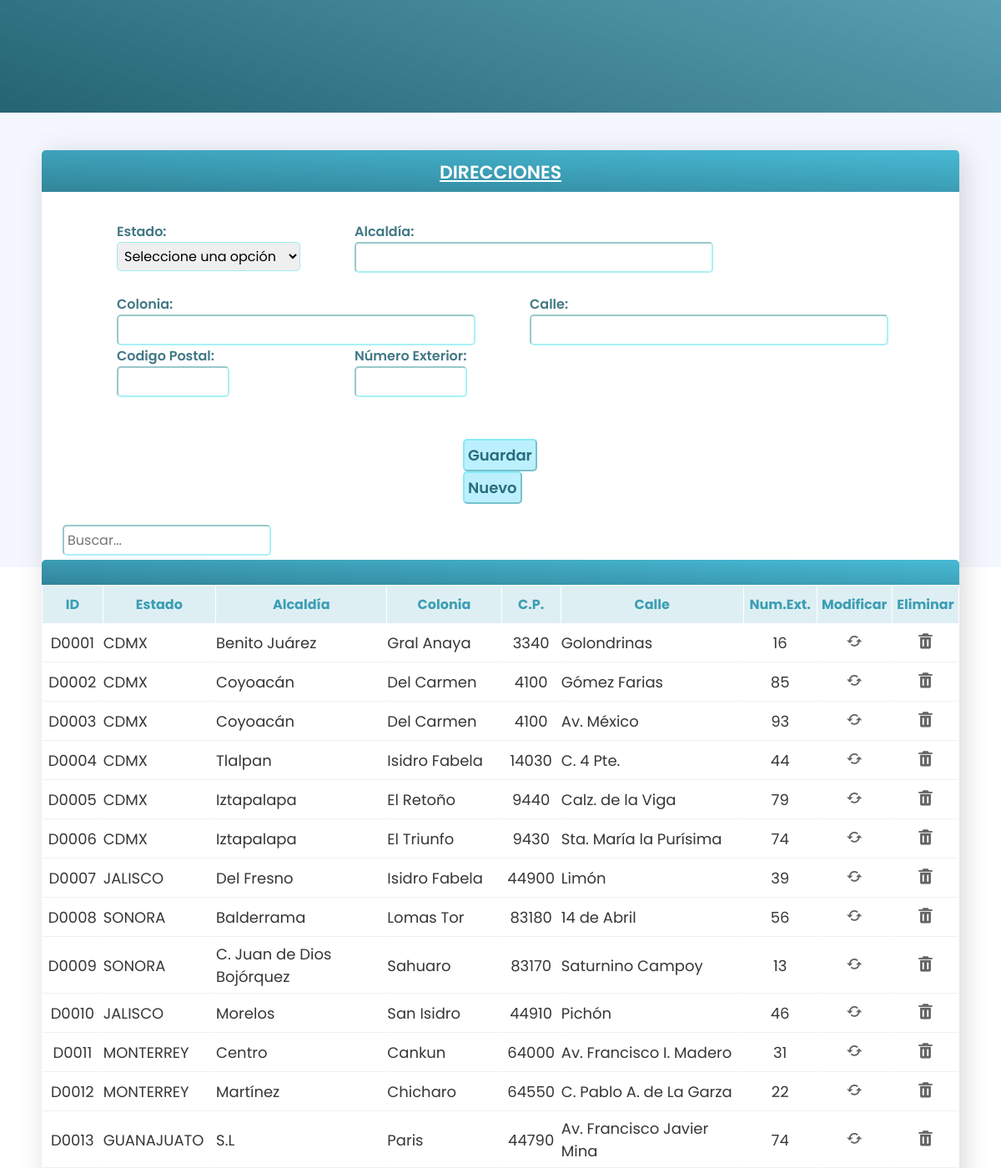
The app's page /Direccion.php (upper part) with its own data.
### tables this page shows
CREATE TABLE `direccion` (
  `direccion_id` varchar(5) NOT NULL,
  `estado_id` varchar(3) NOT NULL,
  `alcaldia` varchar(50) NOT NULL,
  `colonia` varchar(50) NOT NULL,
  `cod_post` varchar(10) NOT NULL,
  `calle` varchar(50) NOT NULL,
  `num_ext` varchar(3) NOT NULL
);

CREATE TABLE `estado` (
  `edo_id` varchar(3) NOT NULL,
  `estado` varchar(50) NOT NULL
);

### Direccion.php (the view, shortened to what this page needs)
<!DOCTYPE html>
<html lang="en">
<head>
    <?php
    $conn = OpenCon();
    $v_Alcaldia  = $_REQUEST['alcaldia_txt'];
    $v_Colonia   = $_REQUEST['colonia_txt'];
    $v_Cp        = $_REQUEST['cp_txt'];
    $v_Calle     = $_REQUEST['calle_txt'];
    $v_NumeroExt = $_REQUEST['numext_txt'];
    function getCampo($sql){
        global $conn;
        $salida = "";
        $stid = mysqli_query($conn, $sql);
        while ($row = mysqli_fetch_assoc($stid)){
            $salida = $row['SALIDA'];
        }
        return $salida;
    }
    ?>
    <link href="https://unpkg.com/boxicons@2.1.1/css/boxicons.min.css" rel="stylesheet">
    <link rel="stylesheet" href="assets/css/style.css">
    <link rel="stylesheet" href="assets/css/gl_alerts.css">
</head>
<body>
    <form name="form1" id="form1" method="post" action="Direccion.php" onSubmit="return checaCampos();">
        <?php include('Menu_principal.php'); ?>
        <section class="body">
            <div class="wrapper-container" style="margin-top: 40px;">
                <div class="placa">
                    <div class="header2">
                        <div class="nombre-sis">
                            DIRECCIONES
                        </div>
                    </div>
                </div>
                <section class="formulario2" style="margin-bottom: 10px;">
                    <br>
                    <div class="container-data" style="min-height: 270px;">
                        <div>
                            <div class="texto-datos" id="area">
                                <div style="display: flex;">
                                    <div style="padding: 0 65px 0 0;">
                                        <p data-name="estado_lst" class="title-form">Estado:</p>
                                        <div class="box">
                                            <select name="estado_lst" id="estado_lst" class="select-form" onChange="light_Title('estado_lst');" style="width: 220px;">
                                                <option value="" selected>Seleccione una opción</option>
                                            </select>
                                        </div>
                                    </div>
                                    <div>
                                        <p data-name="alcaldia_txt" class="title-form">Alcaldía:</p>
                                        <input type="text" name="alcaldia_txt" id="alcaldia_txt" value="<?= $v_Alcaldia ?>" maxlength="50" class="imput-form" style="width: 430px;">
                                    </div>
                                </div>
                                <br>
                                <div style="display: flex;">
                                    <div style="padding: 0 65px 0 0;">
                                        <p data-name="colonia_txt" class="title-form">Colonia:</p>
                                        <input type="text" name="colonia_txt" id="colonia_txt" value="<?= $v_Colonia ?>" maxlength="30" class="imput-form" style="width: 430px;">
                                    </div>
                                    <div>
                                        <p data-name="calle_txt" class="title-form">Calle:</p>
                                        <input type="text" name="calle_txt" id="calle_txt" value="<?= $v_Calle ?>" maxlength="50" class="imput-form" style="width: 430px;">
                                    </div>
                                </div>
                                <div style="display: flex; margin-bottom: 50px;">
                                    <div style="padding: 0 150px 0 0;">
                                        <p data-name="cp_txt" class="title-form">Codigo Postal:</p>
                                        <input type="text" name="cp_txt" id="cp_txt" value="<?= $v_Cp ?>" maxlength="5" class="imput-form" style="width: 135px;" onkeypress="return isNumber(event)">
                                    </div>
                                    <div style="padding: 0 150px 0 0;">
                                        <p data-name="numext_txt" class="title-form">Número Exterior:</p>
                                        <input type="text" name="numext_txt" id="numext_txt" value="<?= $v_NumeroExt ?>" maxlength="2" class="imput-form" style="width: 135px;" onkeypress="return isNumber(event)">
                                    </div>
                                </div>
                            </div>
                        </div>
                        <div style="padding: 0 400px;">
                            <a class="btn efecto" style="margin-left: 15px;">
                                <input type="button" class="btn-form" id="btn_guardar" value="Guardar">
                            </a>
                            <a class="btn efecto" style="margin-left: 15px;">
                                <input type="button" class="btn-form" id="btn_nuevo" value="Nuevo">
                            </a>
                        </div>
                    </div>
                </section>
                <div style="display: flex; padding: 5px 25px;">
                    <input type="text" id="buscar" placeholder="Buscar..." class="imput-form" style="width: 250px;">
                </div>
                <div class="placa" style="height: 30px;">
                    <div class="header2">
                    </div>
                </div>
                <table width="100%" cellspacing="1">
                    <thead>
                        <tr>
                            <th class="row_top" width="5%">ID</th>
                            <th class="row_top" width="5%">Estado</th>
                            <th class="row_top" width="15%">Alcaldía</th>
                            <th class="row_top" width="10%">Colonia</th>
                            <th class="row_top" width="5%">C.P.</th>
                            <th class="row_top" width="16%">Calle</th>
                            <th class="row_top" width="5%">Num.Ext.</th>
                            <th class="row_top" width="4%">Modificar</th>
                            <th class="row_top" width="4%">Eliminar</th>
                        </tr>
                    </thead>
                    <tbody>
                        <?php
                        $sql = 'select * from DIRECCION order by direccion_id';
                        $rst = mysqli_query($conn, $sql);
                        while ($row = mysqli_fetch_assoc($rst)) { ?>
                            <tr>
                                <?php
                                foreach ($row as $key => $item) {
                                    if($key == "estado_id"){
                                        $item = getCampo("select estado as SALIDA from ESTADO where edo_id='$item'");
                                    }else{
                                        $item = $item;
                                    } ?>
                                    <td class="info-td">
                                        <?= ($item !== null ? $item : "") ?>
                                    </td>
                                    <?php
                                } ?>
                                <td class="btn_modificar info-td">
                                    <i class='bx bx-refresh' onclick="modificar('<?= $row['direccion_id'] ?>')"></i>
                                </td>
                                <td class="btn_eliminar info-td">
                                    <i class='bx bxs-trash' onclick="eliminar('<?= $row['direccion_id'] ?>')"></i>
                                </td>
                            </tr>
                            <?php
                        }
                        ?>
                    </tbody>
                </table>
            </div>
            <br><br><br>
        </section>
	</form>
</body>
</html>

### assets/css/style.css (style rules this page uses)
* { margin: 0; padding: 0; box-sizing: border-box; font-family: 'Poppins', sans-serif; -webkit-tap-highlight-color: transparent; }
:root { --blue-pastel-color: #5eb6e9; --green-pastel-color: #0db9a7; --red-pastel-color: #e95e66; --red-color-option1: #fe3954; --yellow-pastel-color: #ffa500; --purple-color-option1: #5b69bc; --pink-color-option1: #ff8acc; --body-color: #dde4ff4a; }
.header2 { font-weight: 600; text-align: center; text-decoration: underline; color: #ffffff; font-size: 22px; padding: 10px 140px; }
.body { width: 100%; height: 85vh; background: #dde4ff4d; padding: 140px 50px; }
.wrapper-container { background: white; min-height: 250px; box-shadow: 5px 5px 30px rgb(98 98 98 / 25%); border-radius: 7px; display: flex; flex-direction: column; justify-content: center; }
.placa { width: 100%; height: 50px; background: linear-gradient(2deg, #318599, #48bad5); border-radius: 5px 5px 0 0; }

### Direccion.php (style rules this page uses)
.row_top { height: 45px; align: center; color: #3c9eb5; background: #3c9eb52b; }
.info-td { font-size: 18px; color: #363636; padding: 6px 0; border-bottom: 1px solid #bbbbbb38; }
.info-td:nth-child(1) { text-align: center; }
.info-td:nth-child(5) { text-align: center; }
.info-td:nth-child(7) { text-align: center; }
.btn_modificar { font-size: 22px; text-align: center; color: #646464; cursor: pointer; transition: .1s all; }
.btn_eliminar { font-size: 22px; text-align: center; color: #646464; cursor: pointer; transition: .1s all; }
.formulario2 { padding: 10px 90px; }
.title-form { color: #417885; font-size: 16px; font-weight: 600; }
.imput-form { font-size: 16px; padding: 4px; border-color: #52e3eb80; border-radius: 5px; }
.select-form { font-size: 16px; padding: 4px; width: 240px; border-color: #52e3eb80; border-radius: 5px; }
.btn-form { font-size: 18px; color: #276e7e; font-weight: 600; padding: 4px; border-color: #52e3eb80; border-radius: 5px; background: #bcf0ff; cursor: pointer; }
body { font-family: "Open Sans", -apple-system, BlinkMacSystemFont, "Segoe UI", Roboto, Oxygen-Sans, Ubuntu, Cantarell, "Helvetica Neue", Helvetica, Arial, sans-serif; }

### records on screen
direccion: direccion_id "D0001", estado.estado "CDMX", alcaldia "Benito Juárez", colonia "Gral Anaya", cod_post "3340", calle "Golondrinas", num_ext "16"
direccion: direccion_id "D0002", estado.estado "CDMX", alcaldia "Coyoacán", colonia "Del Carmen", cod_post "4100", calle "Gómez Farias", num_ext "85"
direccion: direccion_id "D0003", estado.estado "CDMX", alcaldia "Coyoacán", colonia "Del Carmen", cod_post "4100", calle "Av. México", num_ext "93"
direccion: direccion_id "D0004", estado.estado "CDMX", alcaldia "Tlalpan", colonia "Isidro Fabela", cod_post "14030", calle "C. 4 Pte.", num_ext "44"
direccion: direccion_id "D0005", estado.estado "CDMX", alcaldia "Iztapalapa", colonia "El Retoño", cod_post "9440", calle "Calz. de la Viga", num_ext "79"
direccion: direccion_id "D0006", estado.estado "CDMX", alcaldia "Iztapalapa", colonia "El Triunfo", cod_post "9430", calle "Sta. María la Purísima", num_ext "74"
direccion: direccion_id "D0007", estado.estado "JALISCO", alcaldia "Del Fresno", colonia "Isidro Fabela", cod_post "44900", calle "Limón", num_ext "39"
direccion: direccion_id "D0008", estado.estado "SONORA", alcaldia "Balderrama", colonia "Lomas Tor", cod_post "83180", calle "14 de Abril", num_ext "56"
direccion: direccion_id "D0009", estado.estado "SONORA", alcaldia "C. Juan de Dios Bojórquez", colonia "Sahuaro", cod_post "83170", calle "Saturnino Campoy", num_ext "13"
direccion: direccion_id "D0010", estado.estado "JALISCO", alcaldia "Morelos", colonia "San Isidro", cod_post "44910", calle "Pichón", num_ext "46"
direccion: direccion_id "D0011", estado.estado "MONTERREY", alcaldia "Centro", colonia "Cankun", cod_post "64000", calle "Av. Francisco I. Madero", num_ext "31"
direccion: direccion_id "D0012", estado.estado "MONTERREY", alcaldia "Martínez", colonia "Chicharo", cod_post "64550", calle "C. Pablo A. de La Garza", num_ext "22"
direccion: direccion_id "D0013", estado.estado "GUANAJUATO", alcaldia "S.L", colonia "Paris", cod_post "44790", calle "Av. Francisco Javier Mina", num_ext "74"
